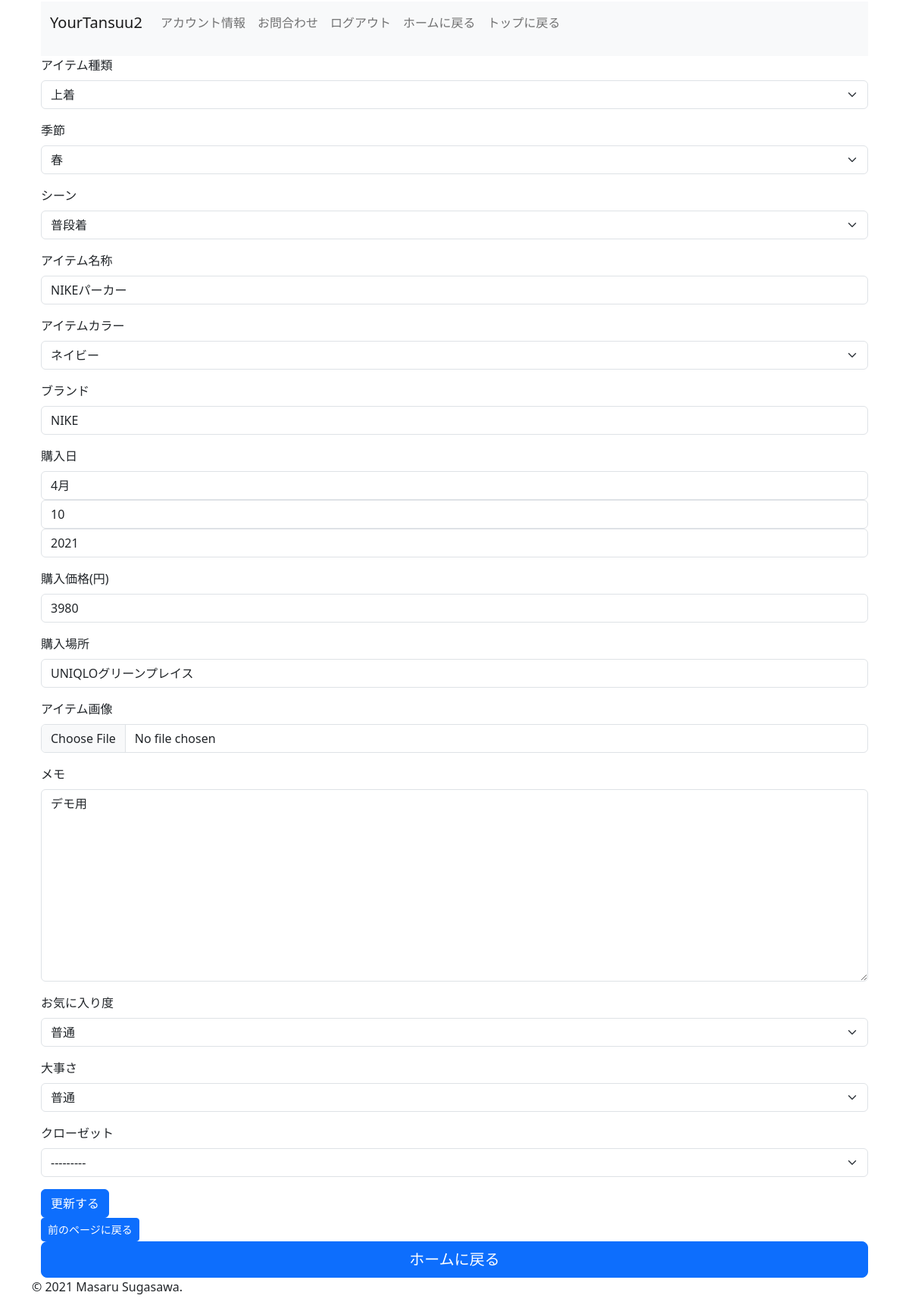
The page /contents/item-update/1/ (signed in) on the database as committed earlier.
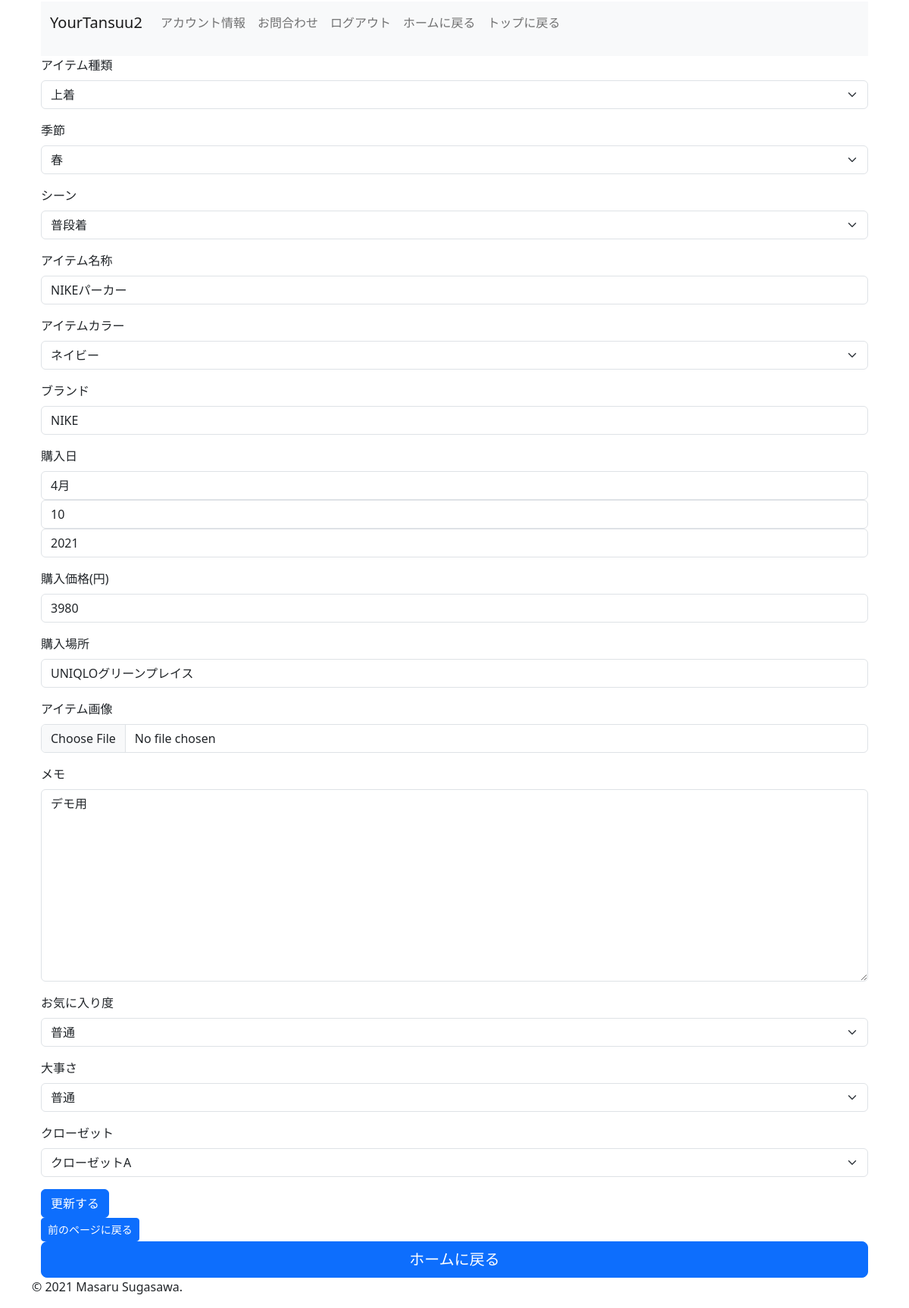
The same page on the database as committed later.
### item/models.py (models this page shows, shortened)
class Item(models.Model):
    user = models.ForeignKey(settings.AUTH_USER_MODEL, verbose_name='ユーザー', on_delete=models.CASCADE,null=True)
    data_id = models.AutoField(verbose_name = 'アイテムNo.', primary_key=True)
    item_type = models.CharField(verbose_name = 'アイテム種類', max_length=255, choices = ITEM_TYPE_CHOICES)
    season = models.CharField(verbose_name = '季節', max_length=10, choices = SEASON_CHOICES)
    occasion = models.CharField(verbose_name = 'シーン', max_length=30, choices = OCCASION_CHOICES)
    item_name = models.CharField(verbose_name = 'アイテム名称', max_length=300)
    item_color = models.CharField(verbose_name = 'アイテム色', max_length=20, choices = ITEM_COLOR_CHOICES)
    item_brand = models.CharField(verbose_name = 'ブランド', max_length=150)
    purchase_date = models.CharField(verbose_name = '購入日', max_length = 150)
    pricing = models.IntegerField(verbose_name = '購入価格(円)', )
    purchase_place = models.CharField(verbose_name = '購入場所', max_length=255)
    item_image = models.ImageField(verbose_name = 'アイテム画像', upload_to='images/closet', blank = True, null=True)
    memo = models.TextField(verbose_name = 'メモ', blank=True)
    favorite_level = models.IntegerField(verbose_name = 'お気に入り度', choices = FAVORITE_LEVEL_CHOICES)
    item_importance = models.IntegerField(verbose_name = '大事さ', choices = ITEM_IMPORTANCE_CHOICES)
    create_date = models.DateTimeField(verbose_name = '作成日', auto_now_add=True)
    update_date = models.DateTimeField(verbose_name = '更新日', auto_now=True)
    closet = models.ForeignKey(Closet, on_delete=models.PROTECT, null=True, default=None)
    """
    def get_season(self,season_check):
        if season_check == 'spring':
            return 'spring'
        elif season_check == 'summer':
            return 'summer'
        elif season_check == 'fall':
            return 'fall'
        else:
            return 'winter'
    """

### item/views.py (the view)
# urls.py: path('item-update/<int:pk>/', Itemupdateview, name = 'item_update'),
@login_required
def Itemupdateview(request, pk):
    object_item = Item.objects.get(user_id = request.user, pk=pk)
    if request.method == 'POST':
       form = ItemForm(request.POST, instance=object_item)
       if form.is_valid():
           form.save()
           return redirect('item_detail', pk=pk)
    else:
        form = ItemForm(instance = object_item)
    return render(request, 'contents/item_update.html',{'form':form, 'object_item':object_item})

### item/forms.py
class ItemForm(forms.ModelForm):
    class Meta:
        model = Item
        fields = ('data_id','item_type','season','occasion','item_name','item_color','item_brand','purchase_date','pricing','purchase_place','item_image', 'memo','favorite_level','item_importance','closet')
        labels = {'data_id':'アイテムNo.','item_type':'アイテム種類','season':'季節','occasion':'シーン','item_name':'アイテム名称','item_color':'アイテムカラー','item_brand':'ブランド','purchase_date':'購入日','pricing':'購入価格(円)','purchase_place':'購入場所','item_image':'アイテム画像','memo':'メモ','favorite_level':'お気に入り度','item_importance':'大事さ','closet':'クローゼット'}
        widgets = {
            'purchase_date': forms.SelectDateWidget
        }

### item/models.py (called while the page is built)
    def __str__(self):
        return self.closet_name

### templates/contents/item_update.html (shortened to what this page needs)
{% extends 'contents/base.html' %}
{% load django_bootstrap5 %}
{% block content %}
<div class="container">
    <form action ='' method='POST'>
        {% bootstrap_form form %}
        {% bootstrap_button button_type="submit" content="更新する" %}
    </form>
<a href="{% url 'item_detail' object_item.pk %}"button class="btn btn-sm btn-primary" type="submit">前のページに戻る</a></button>
<a href="{% url 'home' %}"button class="w-100 btn btn-lg btn-primary" type="submit">ホームに戻る</a></button>
</div>
{% endblock content %}

Rows that differ between the two databases and show on the page:
changed Item "上着": closet "---------" → "クローゼットA"
